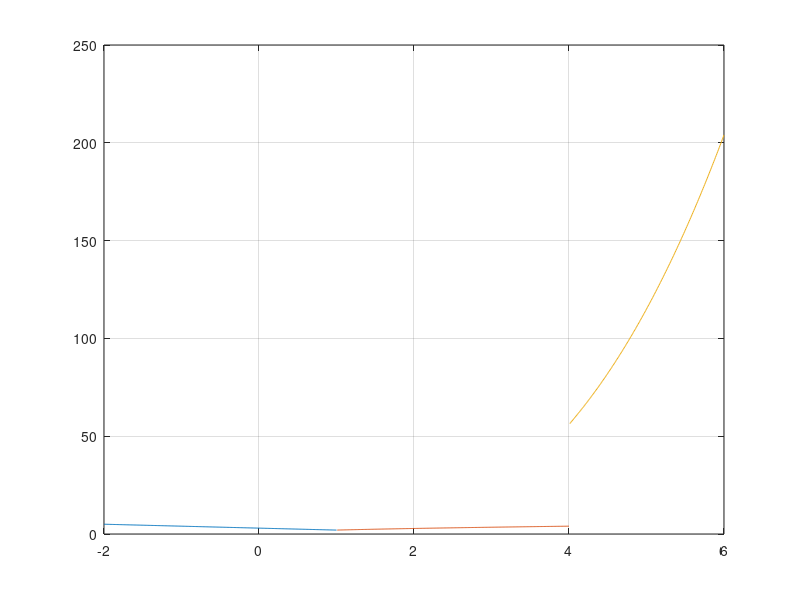

Write the MATLAB code that produced this figure.
clc
x=-2:0.01:1;
y= @(x) -x + 3;
x1=1.01:0.01:4;
z=@(x1) 2.*sqrt(x1);
x2=4.01:0.01:6;
t=@(x2) x2.^3 - 2.*x2;
plot(x,y(x))
hold on
plot(x1,z(x1))
hold on
plot(x2,t(x2))
grid on